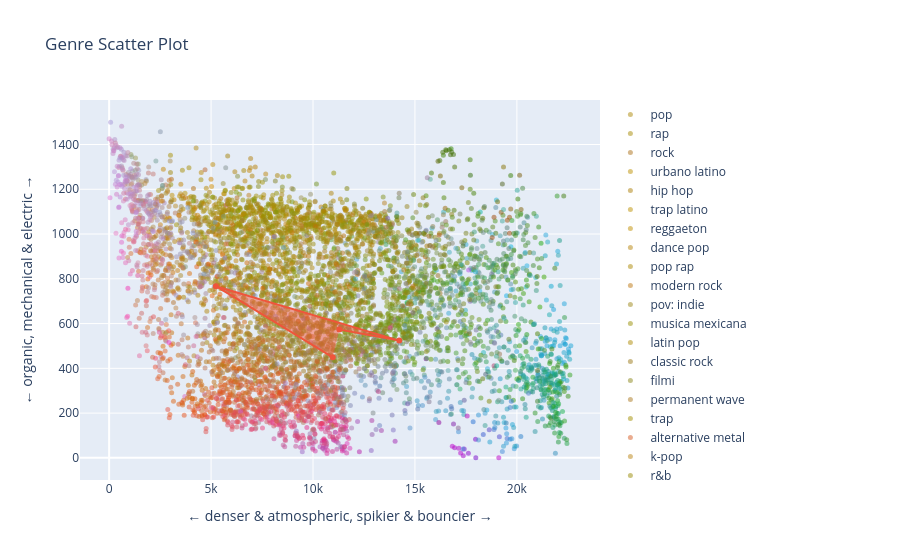

Source (notebook cell):
### Code cell
fig.add_trace(
    go.Scatter(
        x=shape[0],
        y=shape[1],
        fill='toself'
    )
)

fig.show()
